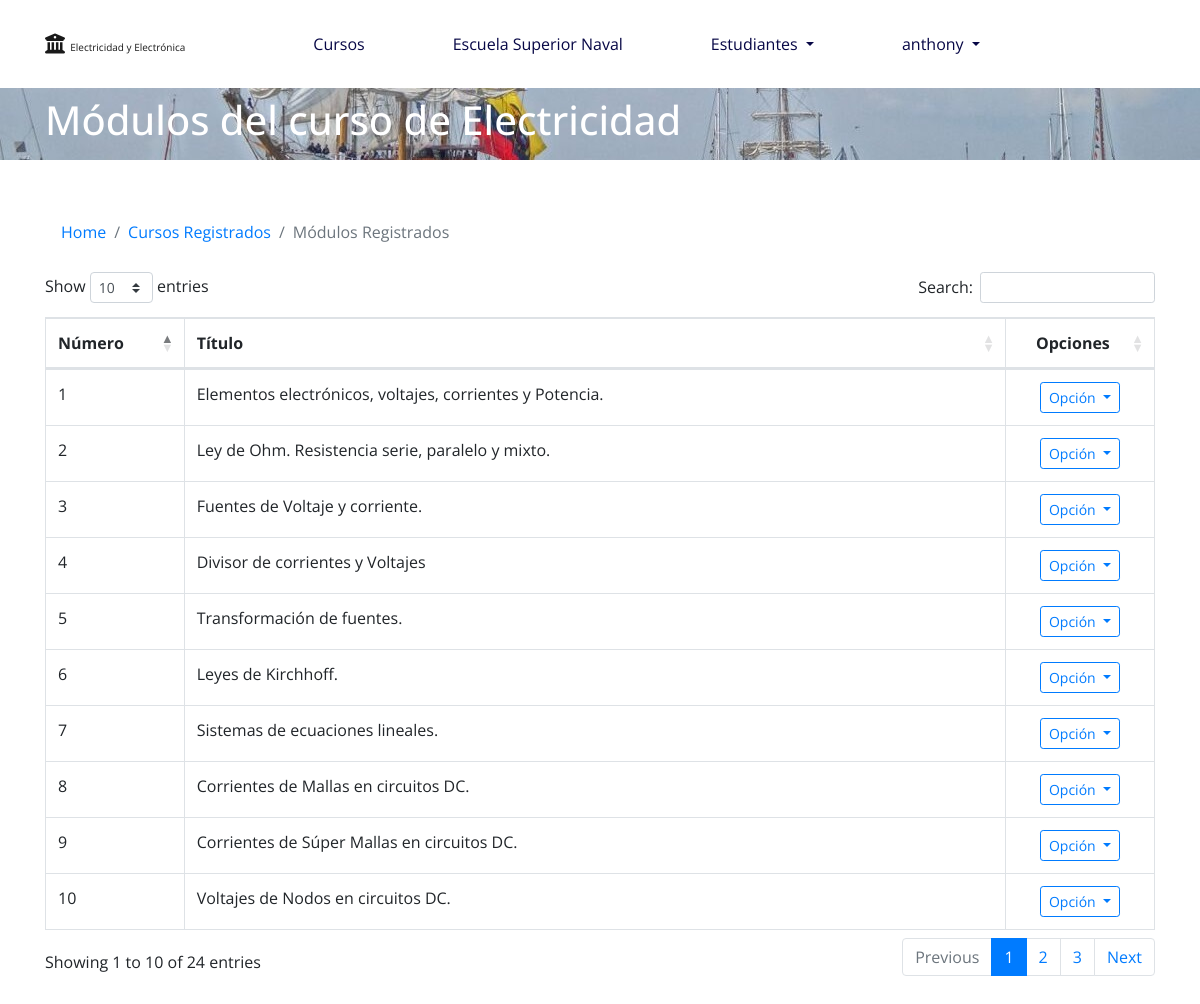
The page /curso/modulo/registros/1/ (signed in) on the database its author committed.
### curso/models.py (models this page shows, shortened)
class Curso(models.Model):
    nombre = models.CharField(verbose_name='Nombre del Curso', max_length=50, unique=True)
    descripcion = models.TextField(verbose_name='Descripción', max_length=600)
    comentario = models.TextField(verbose_name='Comentario', max_length=600)
    icono = models.ImageField(verbose_name='Icono', upload_to='fotos_curso/', null=True, blank=True)
    class Meta:
        verbose_name = 'Curso'
        verbose_name_plural = 'Cursos'

class Modulo(models.Model):
    numero = models.IntegerField(verbose_name='Numero del Módulo')
    titulo = models.CharField(verbose_name='Título', max_length=200, blank=False, null=False)
    curso = models.ForeignKey(Curso, verbose_name="Curso", on_delete=models.CASCADE)
    class Meta:
        verbose_name = 'Módulo'
        verbose_name_plural = 'Módulos'
        ordering = ('numero',)

### curso/views.py (the view)
# urls.py: re_path(r'^modulo/registros/(?P<curso_id>[0-9]+)/$', registro_modulos),
@login_required(login_url='/login/')
def registro_modulos(request, curso_id):
    if request.user.is_superuser:
        data = {}
        data['user'] = request.user
        data['curso'] = Curso.objects.get(id=curso_id)
        modulos = Modulo.objects.filter(curso__id=curso_id)
        data['modulos'] = modulos
        return render(request, 'curso/admin/listar_modulo.html', data)
    else:
        return redirect('/')

### templates/curso/admin/listar_modulo.html (shortened to what this page needs)
{% extends 'base-public.html' %}
{% block head %}
    <link rel="stylesheet" href="https://cdn.datatables.net/1.10.19/css/dataTables.bootstrap4.min.css">
{% endblock %}
{% block container %}
    <nav id="nav-foto" class="navbar undercontainer">
        <div class="container">
            <h1 class="h1 text-white">
                {% if eval %}
                    (Evaluación) Módulos del curso de {{ curso.nombre }}
                {% else %}
                    Módulos del curso de {{ curso.nombre }}
                {% endif %}
            </h1>
        </div>
    </nav>
    <div class="container mt-5 mb-5">
        <nav aria-label="breadcrumb">
          <ol class="breadcrumb bg-white">
              <li class="breadcrumb-item"><a href="/">Home</a></li>
              {% if eval %}
                  <li class="breadcrumb-item"><a href="/evaluacion/">Cursos Registrados</a></li>
              {% else %}
                  <li class="breadcrumb-item"><a href="/curso/modulo/nuevo/">Cursos Registrados</a></li>
              {% endif %}
              <li class="breadcrumb-item active" aria-current="page">Módulos Registrados</li>
          </ol>
        </nav>
        <div class="row">
            <div class="col-12 table-responsive">
                <table class="table table-bordered table-hover display" id="tb_modulos">
                    <thead>
                        <th>
                            Número
                        </th>
                        <th>
                            Título
                        </th>
                        <th class="text-center">
                            Opciones
                        </th>
                    </thead>
                    <tbody>
                        {% for modulo in modulos %}
                            <tr>
                                <td>
                                    {{ modulo.numero }}
                                </td>
                                <td>
                                    {{ modulo.titulo }}
                                </td>
                                <td class="text-center">
                                    {% if eval %}
                                        {% if modulo.eval_count > 0 %}
                                            <div class="dropdown">
                                                <button class="btn btn-outline-primary btn-sm dropdown-toggle" type="button" id="btn_opcion" data-toggle="dropdown" aria-haspopup="true" aria-expanded="false">
                                                    Opción
                                                </button>
                                                <div class="dropdown-menu" aria-labelledby="btn_opcion">
                                                    <a href="/evaluacion/listar/submodulo/{{ modulo.id }}/" class="dropdown-item">Ver Evaluación Registrada</a>
                                                    <a href="/evaluacion/eliminar/{{ modulo.id }}/" class="dropdown-item">Eliminar Evaluación</a>
                                                </div>
                                            </div>
                                        {% else %}
                                            <a href="/evaluacion/listar/submodulo/{{ modulo.id }}/" class="btn btn-outline-primary">Registrar Evaluación</a>
                                        {% endif %}
                                    {% else %}
                                        <div class="dropdown">
                                          <button class="btn btn-outline-primary btn-sm dropdown-toggle" type="button" id="btn_opcion" data-toggle="dropdown" aria-haspopup="true" aria-expanded="false">
                                            Opción
                                          </button>
                                        </div>
                                    {% endif %}
                                </td>
                            </tr>
                        {% endfor %}
                    </tbody>
                </table>
            </div>
        </div>
    </div>
{% endblock %}

### templates/base-public.html (shortened to what this page needs)
<!DOCTYPE html>
<html lang="es-ec">
<head>
    <link rel="stylesheet" href="https://stackpath.bootstrapcdn.com/bootstrap/4.3.1/css/bootstrap.min.css"
>
    <link rel="stylesheet"
        href="https://cdn.jsdelivr.net/npm/bootstrap-select@1.13.9/dist/css/bootstrap-select.min.css">
    <link rel="stylesheet" href="/static/css/home.css">
    {% block head %}
    {% endblock %}
</head>
<body>
<nav class="navbar navbar-fixed-top navbar-expand-lg navbar-light pt-md-4 pmd-navbar mb-lg-3 nav-md-justified"
        role="navigation">
        <div class="container">
            <a id="logo1" href="/" class="navbar-brand mr-md-5">
                <i class="fa fa-university"></i>
                <span style="font-size: 10px;">Electricidad y Electrónica</span>
            </a>
            <div class="collapse navbar-collapse" id="menu">
                <ul class="navbar-nav">
                    <li class="nav-item px-lg-4 ml-lg-5">
                        <a style="color: rgb(7, 7, 70);" href="/" class="nav-link">
                            Cursos
                        </a>
                    </li>
                    <li class="nav-item px-lg-4 ml-lg-4">
                        <a style="color: rgb(7, 7, 70);" href="http://186.3.65.147:8069/page/homepage" class="nav-link">
                            Escuela Superior Naval
                        </a>
                    </li>
                    {% if user.is_superuser %}
                    <li class="nav-item dropdown pmd-dropdown px-lg-4 ml-lg-4">
                        <a style="color: rgb(7, 7, 70);" href="#" class="nav-link dropdown-toggle"
                         data-toggle="dropdown" id="navbardropest" data-slidebar="true" role="button"
                            aria-haspopup="true" aria-expanded="false">
                            Estudiantes
                        </a>
                    </li>
                    {% endif %}
                    <li class="nav-item dropdown pmd-dropdown px-lg-4 ml-lg-4">
                        <a style="color: rgb(7, 7, 70);" href="#" class="nav-link dropdown-toggle"
                            data-toggle="dropdown" id="navbardrop" data-slidebar="true" role="button"
                            aria-haspopup="true" aria-expanded="false">
                            {{ user.username }}
                        </a>
                    </li>
                </ul>
            </div>
        </div>
    </nav>
        {% block container %}
        {% endblock %}
</body>
</html>

### static/css/home.css (style rules this page uses)
#nav-foto { background-image: url('/static/media/fondo-nav-naval.jpg'); }

### templates/base-public.html (style rules this page uses)
body { font-family: 'Open Sans', sans-serif; }

### rows shown on the page
Curso: nombre "Electricidad"
Modulo: numero "1", titulo "Elementos electrónicos, voltajes, corrientes y Potencia."
Modulo: numero "2", titulo "Ley de Ohm. Resistencia serie, paralelo y mixto."
Modulo: numero "3", titulo "Fuentes de Voltaje y corriente."
Modulo: numero "4", titulo "Divisor de corrientes y Voltajes"
Modulo: numero "5", titulo "Transformación de fuentes."
Modulo: numero "6", titulo "Leyes de Kirchhoff."
Modulo: numero "7", titulo "Sistemas de ecuaciones lineales."
Modulo: numero "8", titulo "Corrientes de Mallas en circuitos DC."
Modulo: numero "9", titulo "Corrientes de Súper Mallas en circuitos DC."
Modulo: numero "10", titulo "Voltajes de Nodos en circuitos DC."

### other values the page prints
{{ user.username }} "anthony"
